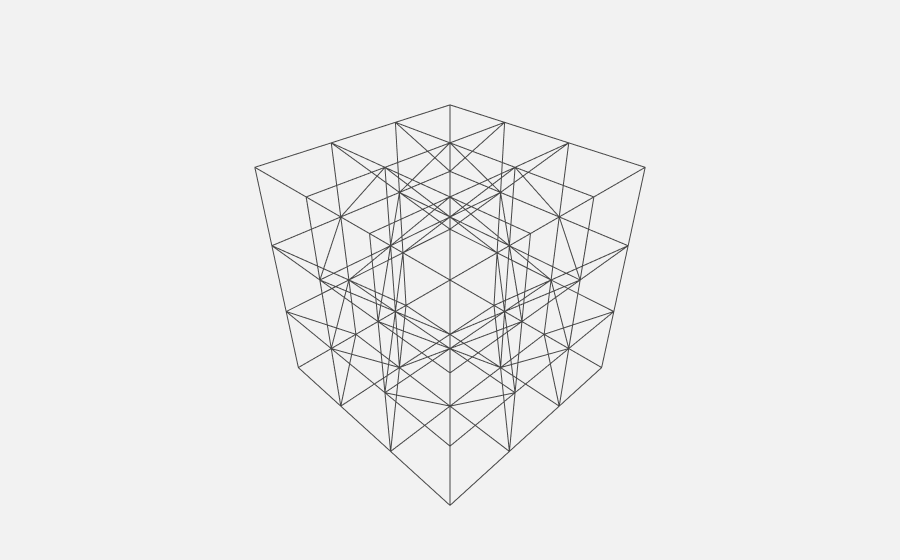

Notebook source saved alongside this figure:
### Code cell
plot(mesh, wireframe=False)

### Figure 1 — Plotly figure (JSON) as saved in the notebook; plotly's stock layout.template omitted (floating-point values rounded to 4 significant figures; data arrays with more than 128 entries replaced by an {"elided": "..."} marker saying what was removed)
{"data": [{"hoverinfo": "none", "line": {"color": "rgb(70,70,70)", "width": 2}, "mode": "lines", "name": "", "type": "scatter3d", "uid": "6bcbd6dc-dfcc-4593-a322-8839cd690a14", "x": {"elided": "810 float values"}, "y": {"elided": "810 float values"}, "z": {"elided": "810 float values"}}], "layout": {"hovermode": "closest", "margin": {"b": 50, "l": 80, "r": 80, "t": 50}, "paper_bgcolor": "rgb(242, 242, 242)", "scene": {"aspectmode": "data", "xaxis": {"visible": false}, "yaxis": {"visible": false}, "zaxis": {"visible": false}}}}
